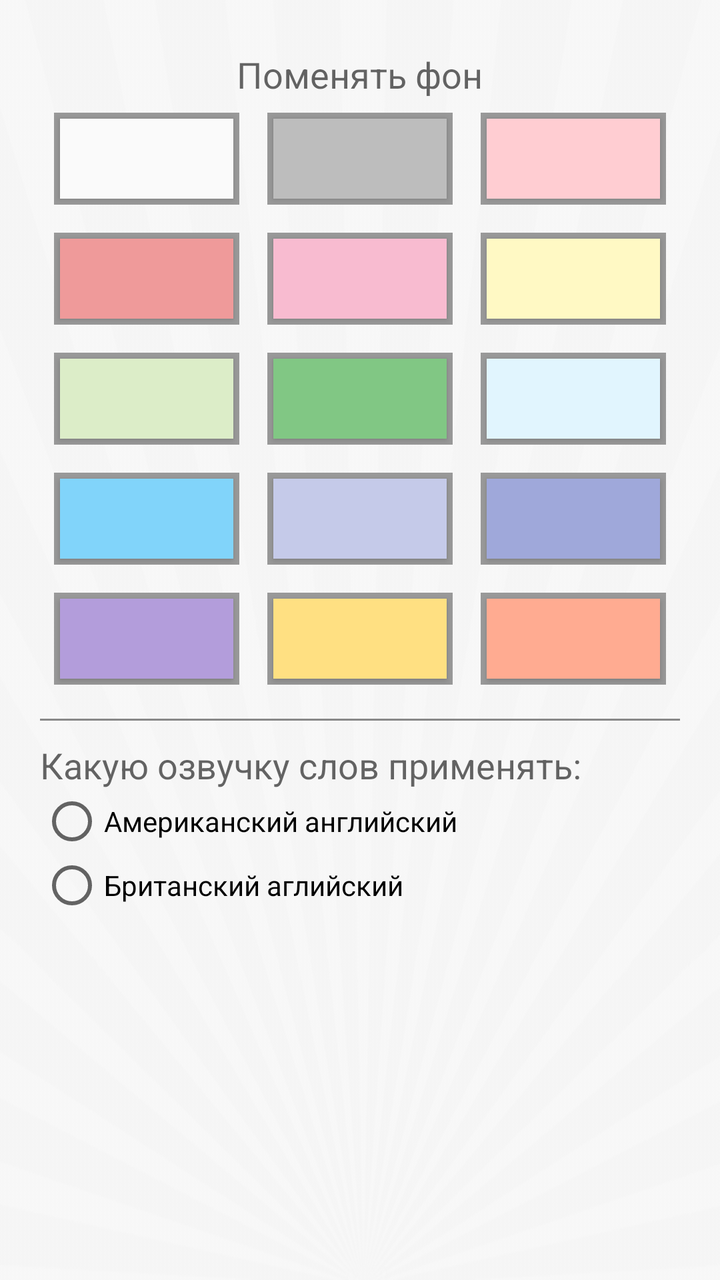
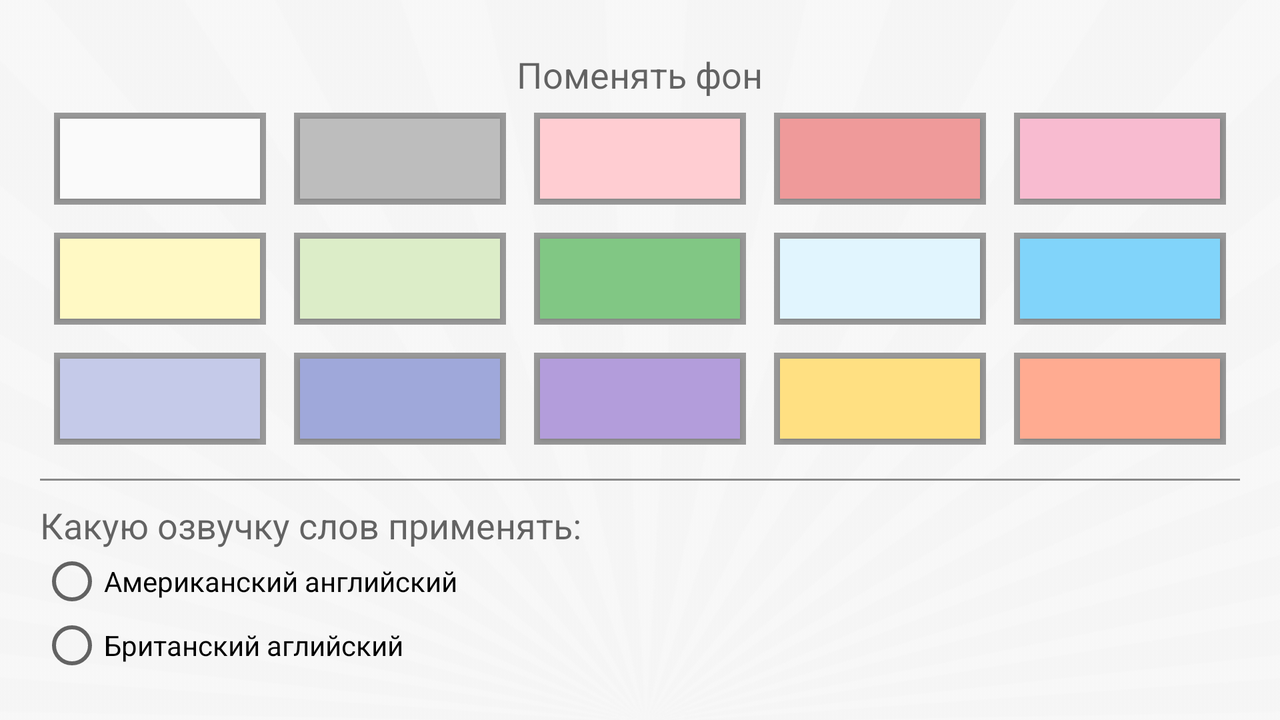

Compare how this app lays out the same screen by default and in its alternative resource folder. The renders come first, then the two layout files and the values they reference.
<!-- AndroidManifest.xml: application theme AppThemeBase1 -->
<!-- res/layout/other_setting.xml -->
<?xml version="1.0" encoding="utf-8"?>
<LinearLayout xmlns:android="http://schemas.android.com/apk/res/android"
    android:layout_width="match_parent"
    android:layout_height="match_parent"
    android:background="@drawable/bg_image"
    android:orientation="vertical"
    android:paddingTop="20dp">

    <ScrollView
        android:layout_width="match_parent"
        android:layout_height="wrap_content"
        android:background="#00000000"
        android:paddingLeft="20dp"
        android:paddingRight="20dp"
        android:paddingTop="5dp">

        <LinearLayout
            android:layout_width="match_parent"
            android:layout_height="match_parent"
            android:background="#00000000"
            android:orientation="vertical">

            <TextView
                android:id="@+id/tvBGColor"
                android:layout_width="wrap_content"
                android:layout_height="wrap_content"
                android:layout_gravity="center_horizontal"
                android:background="#00000000"
                android:text="@string/change_background"
                android:textAppearance="?android:attr/textAppearanceMedium" />

            <TableLayout
                android:id="@+id/tlBGColor"
                android:layout_width="match_parent"
                android:layout_height="wrap_content"
                android:background="#00000000">

                <TableRow android:background="#00000000">

                    <LinearLayout
                        android:layout_margin="7dp"
                        android:layout_weight="1"
                        android:background="#999999">

                        <Button
                            android:id="@+id/bBGColor1"
                            android:layout_width="match_parent"
                            android:layout_height="40dp"
                            android:layout_margin="3dp"
                            android:background="@color/colorPrimary1" />
                    </LinearLayout>

                    <LinearLayout
                        android:layout_margin="7dp"
                        android:layout_weight="1"
                        android:background="#999999">

                        <Button
                            android:id="@+id/bBGColor2"
                            android:layout_width="match_parent"
                            android:layout_height="40dp"
                            android:layout_margin="3dp"
                            android:background="@color/colorPrimary2" />
                    </LinearLayout>

                    <LinearLayout
                        android:layout_margin="7dp"
                        android:layout_weight="1"
                        android:background="#999999">

                        <Button
                            android:id="@+id/bBGColor3"
                            android:layout_width="match_parent"
                            android:layout_height="40dp"
                            android:layout_margin="3dp"
                            android:background="@color/colorPrimary3" />
                    </LinearLayout>
                </TableRow>

                <TableRow android:background="#00000000">

                    <LinearLayout
                        android:layout_margin="7dp"
                        android:layout_weight="1"
                        android:background="#999999">

                        <Button
                            android:id="@+id/bBGColor4"
                            android:layout_width="match_parent"
                            android:layout_height="40dp"
                            android:layout_margin="3dp"
                            android:background="@color/colorPrimary4" />
                    </LinearLayout>

                    <LinearLayout
                        android:layout_margin="7dp"
                        android:layout_weight="1"
                        android:background="#999999">

                        <Button
                            android:id="@+id/bBGColor5"
                            android:layout_width="match_parent"
                            android:layout_height="40dp"
                            android:layout_margin="3dp"
                            android:background="@color/colorPrimary5" />
                    </LinearLayout>

                    <LinearLayout
                        android:layout_margin="7dp"
                        android:layout_weight="1"
                        android:background="#999999">

                        <Button
                            android:id="@+id/bBGColor6"
                            android:layout_width="match_parent"
                            android:layout_height="40dp"
                            android:layout_margin="3dp"
                            android:background="@color/colorPrimary6" />
                    </LinearLayout>
                </TableRow>

                <TableRow android:background="#00000000">

                    <LinearLayout
                        android:layout_margin="7dp"
                        android:layout_weight="1"
                        android:background="#999999">

                        <Button
                            android:id="@+id/bBGColor7"
                            android:layout_width="match_parent"
                            android:layout_height="40dp"
                            android:layout_margin="3dp"
                            android:background="@color/colorPrimary7" />
                    </LinearLayout>

                    <LinearLayout
                        android:layout_margin="7dp"
                        android:layout_weight="1"
                        android:background="#999999">

                        <Button
                            android:id="@+id/bBGColor8"
                            android:layout_width="match_parent"
                            android:layout_height="40dp"
                            android:layout_margin="3dp"
                            android:background="@color/colorPrimary8" />
                    </LinearLayout>

                    <LinearLayout
                        android:layout_margin="7dp"
                        android:layout_weight="1"
                        android:background="#999999">

                        <Button
                            android:id="@+id/bBGColor9"
                            android:layout_width="match_parent"
                            android:layout_height="40dp"
                            android:layout_margin="3dp"
                            android:background="@color/colorPrimary9" />
                    </LinearLayout>
                </TableRow>

                <TableRow android:background="#00000000">

                    <LinearLayout
                        android:layout_margin="7dp"
                        android:layout_weight="1"
                        android:background="#999999">

                        <Button
                            android:id="@+id/bBGColor10"
                            android:layout_width="match_parent"
                            android:layout_height="40dp"
                            android:layout_margin="3dp"
                            android:background="@color/colorPrimary10" />
                    </LinearLayout>

                    <LinearLayout
                        android:layout_margin="7dp"
                        android:layout_weight="1"
                        android:background="#999999">

                        <Button
                            android:id="@+id/bBGColor11"
                            android:layout_width="match_parent"
                            android:layout_height="40dp"
                            android:layout_margin="3dp"
                            android:background="@color/colorPrimary11" />
                    </LinearLayout>

                    <LinearLayout
                        android:layout_margin="7dp"
                        android:layout_weight="1"
                        android:background="#999999">

                        <Button
                            android:id="@+id/bBGColor12"
                            android:layout_width="match_parent"
                            android:layout_height="40dp"
                            android:layout_margin="3dp"
                            android:background="@color/colorPrimary12" />
                    </LinearLayout>
                </TableRow>

                <TableRow android:background="#00000000">

                    <LinearLayout
                        android:layout_margin="7dp"
                        android:layout_weight="1"
                        android:background="#999999">

                        <Button
                            android:id="@+id/bBGColor13"
                            android:layout_width="match_parent"
                            android:layout_height="40dp"
                            android:layout_margin="3dp"
                            android:background="@color/colorPrimary13" />
                    </LinearLayout>

                    <LinearLayout
                        android:layout_margin="7dp"
                        android:layout_weight="1"
                        android:background="#999999">

                        <Button
                            android:id="@+id/bBGColor14"
                            android:layout_width="match_parent"
                            android:layout_height="40dp"
                            android:layout_margin="3dp"
                            android:background="@color/colorPrimary14" />
                    </LinearLayout>

                    <LinearLayout
                        android:layout_margin="7dp"
                        android:layout_weight="1"
                        android:background="#999999">

                        <Button
                            android:id="@+id/bBGColor15"
                            android:layout_width="match_parent"
                            android:layout_height="40dp"
                            android:layout_margin="3dp"
                            android:background="@color/colorPrimary15" />
                    </LinearLayout>
                </TableRow>
            </TableLayout>

            <View
                android:layout_width="fill_parent"
                android:layout_height="1dp"
                android:layout_marginBottom="10dp"
                android:layout_marginTop="10dp"
                android:background="#888888" />

            <TextView
                android:id="@+id/tvUSOrUK"
                android:layout_width="wrap_content"
                android:layout_height="wrap_content"
                android:background="#00000000"
                android:text="@string/read_words"
                android:textAppearance="?android:attr/textAppearanceMedium" />

            <RadioGroup
                android:id="@+id/rgUSOrUK"
                android:layout_width="wrap_content"
                android:layout_height="wrap_content"
                android:background="#00000000">

                <RadioButton
                    android:id="@+id/rbUS"
                    android:layout_width="wrap_content"
                    android:layout_height="wrap_content"
                    android:background="#00000000"
                    android:text="@string/us" />

                <RadioButton
                    android:id="@+id/rbUK"
                    android:layout_width="wrap_content"
                    android:layout_height="wrap_content"
                    android:background="#00000000"
                    android:text="@string/uk" />
            </RadioGroup>

        </LinearLayout>
    </ScrollView>
</LinearLayout>
<!-- resources referenced by this layout -->
<resources>
  <!-- from res/values-v14/ -->
  <color name="colorPrimary1">#FAFAFA</color>
  <!-- from res/values-v14/ -->
  <color name="colorPrimary10">#81D4FA</color>
  <!-- from res/values-v14/ -->
  <color name="colorPrimary11">#C5CAE9</color>
  <!-- from res/values-v14/ -->
  <color name="colorPrimary12">#9FA8DA</color>
  <!-- from res/values-v14/ -->
  <color name="colorPrimary13">#B39DDB</color>
  <!-- from res/values-v14/ -->
  <color name="colorPrimary14">#FFE082</color>
  <!-- from res/values-v14/ -->
  <color name="colorPrimary15">#FFAB91</color>
  <!-- from res/values-v14/ -->
  <color name="colorPrimary2">#BDBDBD</color>
  <!-- from res/values-v14/ -->
  <color name="colorPrimary3">#FFCDD2</color>
  <!-- from res/values-v14/ -->
  <color name="colorPrimary4">#EF9A9A</color>
  <!-- from res/values-v14/ -->
  <color name="colorPrimary5">#F8BBD0</color>
  <!-- from res/values-v14/ -->
  <color name="colorPrimary6">#FFF9C4</color>
  <!-- from res/values-v14/ -->
  <color name="colorPrimary7">#DCEDC8</color>
  <!-- from res/values-v14/ -->
  <color name="colorPrimary8">#81C784</color>
  <!-- from res/values-v14/ -->
  <color name="colorPrimary9">#E1F5FE</color>
  <!-- drawable bg_image: png bitmap (drawable-xxhdpi, 197007 bytes) -->
  <string name="change_background">Поменять фон</string>
  <string name="read_words">Какую озвучку слов применять:</string>
  <string name="uk">Британский аглийский</string>
  <string name="us">Американский английский</string>
  <style name="AppThemeBase1" parent="Theme.AppCompat.Light">
          <item name="windowActionBar">false</item>
          <item name="windowNoTitle">true</item>
          <item name="colorPrimary">@color/colorPrimary1</item>
          <item name="colorPrimaryDark">@color/colorPrimaryDark1</item>
          <item name="colorAccent">@color/colorAccent1</item>
          <item name="android:background">@color/colorPrimary1</item>
          <item name="actionOverflowButtonStyle">@style/Widget.ActionButton.Light.Overflow</item>
      </style>
  <!-- from res/values-v14/ -->
  <color name="colorPrimaryDark1">#BDBDBD</color>
  <!-- from res/values-v14/ -->
  <color name="colorAccent1">#1565C0</color>
  <style name="Widget.ActionButton.Light.Overflow" parent="@android:style/Widget.Holo.Light.ActionButton.Overflow">
          <item name="android:src">@drawable/ic_menu_overflow_light</item>
          <item name="android:contentDescription">@string/accessibility_overflow</item>
      </style>
  <!-- drawable ic_menu_overflow_light: png bitmap (drawable-hdpi, 405 bytes) -->
  <string name="accessibility_overflow">Фон кнопки overflow и  других кнопок в тулбаре</string>
</resources>
<!-- res/layout-land/other_setting.xml (the repository's variant of the layout above) -->
<!-- drawn on the phone turned sideways -->
<?xml version="1.0" encoding="utf-8"?>
<LinearLayout xmlns:android="http://schemas.android.com/apk/res/android"
    android:layout_width="match_parent"
    android:layout_height="match_parent"
    android:background="@drawable/bg_image"
    android:orientation="vertical"
    android:paddingTop="20dp">

    <ScrollView
        android:layout_width="match_parent"
        android:layout_height="wrap_content"
        android:background="#00000000"
        android:paddingLeft="20dp"
        android:paddingRight="20dp"
        android:paddingTop="5dp">

        <LinearLayout
            android:layout_width="match_parent"
            android:layout_height="match_parent"
            android:background="#00000000"
            android:orientation="vertical">

            <TextView
                android:id="@+id/tvBGColor"
                android:layout_width="wrap_content"
                android:layout_height="wrap_content"
                android:layout_gravity="center_horizontal"
                android:background="#00000000"
                android:text="@string/change_background"
                android:textAppearance="?android:attr/textAppearanceMedium" />

            <TableLayout
                android:id="@+id/tlBGColor"
                android:layout_width="match_parent"
                android:layout_height="wrap_content"
                android:background="#00000000">

                <TableRow android:background="#00000000">

                    <LinearLayout
                        android:layout_margin="7dp"
                        android:layout_weight="1"
                        android:background="#999999">

                        <Button
                            android:id="@+id/bBGColor1"
                            android:layout_width="match_parent"
                            android:layout_height="40dp"
                            android:layout_margin="3dp"
                            android:background="@color/colorPrimary1" />
                    </LinearLayout>

                    <LinearLayout
                        android:layout_margin="7dp"
                        android:layout_weight="1"
                        android:background="#999999">

                        <Button
                            android:id="@+id/bBGColor2"
                            android:layout_width="match_parent"
                            android:layout_height="40dp"
                            android:layout_margin="3dp"
                            android:background="@color/colorPrimary2" />
                    </LinearLayout>

                    <LinearLayout
                        android:layout_margin="7dp"
                        android:layout_weight="1"
                        android:background="#999999">

                        <Button
                            android:id="@+id/bBGColor3"
                            android:layout_width="match_parent"
                            android:layout_height="40dp"
                            android:layout_margin="3dp"
                            android:background="@color/colorPrimary3" />
                    </LinearLayout>

                    <LinearLayout
                        android:layout_margin="7dp"
                        android:layout_weight="1"
                        android:background="#999999">

                        <Button
                            android:id="@+id/bBGColor4"
                            android:layout_width="match_parent"
                            android:layout_height="40dp"
                            android:layout_margin="3dp"
                            android:background="@color/colorPrimary4" />
                    </LinearLayout>

                    <LinearLayout
                        android:layout_margin="7dp"
                        android:layout_weight="1"
                        android:background="#999999">

                        <Button
                            android:id="@+id/bBGColor5"
                            android:layout_width="match_parent"
                            android:layout_height="40dp"
                            android:layout_margin="3dp"
                            android:background="@color/colorPrimary5" />
                    </LinearLayout>
                </TableRow>

                <TableRow android:background="#00000000">

                    <LinearLayout
                        android:layout_margin="7dp"
                        android:layout_weight="1"
                        android:background="#999999">

                        <Button
                            android:id="@+id/bBGColor6"
                            android:layout_width="match_parent"
                            android:layout_height="40dp"
                            android:layout_margin="3dp"
                            android:background="@color/colorPrimary6" />
                    </LinearLayout>

                    <LinearLayout
                        android:layout_margin="7dp"
                        android:layout_weight="1"
                        android:background="#999999">

                        <Button
                            android:id="@+id/bBGColor7"
                            android:layout_width="match_parent"
                            android:layout_height="40dp"
                            android:layout_margin="3dp"
                            android:background="@color/colorPrimary7" />
                    </LinearLayout>

                    <LinearLayout
                        android:layout_margin="7dp"
                        android:layout_weight="1"
                        android:background="#999999">

                        <Button
                            android:id="@+id/bBGColor8"
                            android:layout_width="match_parent"
                            android:layout_height="40dp"
                            android:layout_margin="3dp"
                            android:background="@color/colorPrimary8" />
                    </LinearLayout>

                    <LinearLayout
                        android:layout_margin="7dp"
                        android:layout_weight="1"
                        android:background="#999999">

                        <Button
                            android:id="@+id/bBGColor9"
                            android:layout_width="match_parent"
                            android:layout_height="40dp"
                            android:layout_margin="3dp"
                            android:background="@color/colorPrimary9" />
                    </LinearLayout>

                    <LinearLayout
                        android:layout_margin="7dp"
                        android:layout_weight="1"
                        android:background="#999999">

                        <Button
                            android:id="@+id/bBGColor10"
                            android:layout_width="match_parent"
                            android:layout_height="40dp"
                            android:layout_margin="3dp"
                            android:background="@color/colorPrimary10" />
                    </LinearLayout>
                </TableRow>

                <TableRow android:background="#00000000">

                    <LinearLayout
                        android:layout_margin="7dp"
                        android:layout_weight="1"
                        android:background="#999999">

                        <Button
                            android:id="@+id/bBGColor11"
                            android:layout_width="match_parent"
                            android:layout_height="40dp"
                            android:layout_margin="3dp"
                            android:background="@color/colorPrimary11" />
                    </LinearLayout>

                    <LinearLayout
                        android:layout_margin="7dp"
                        android:layout_weight="1"
                        android:background="#999999">

                        <Button
                            android:id="@+id/bBGColor12"
                            android:layout_width="match_parent"
                            android:layout_height="40dp"
                            android:layout_margin="3dp"
                            android:background="@color/colorPrimary12" />
                    </LinearLayout>

                    <LinearLayout
                        android:layout_margin="7dp"
                        android:layout_weight="1"
                        android:background="#999999">

                        <Button
                            android:id="@+id/bBGColor13"
                            android:layout_width="match_parent"
                            android:layout_height="40dp"
                            android:layout_margin="3dp"
                            android:background="@color/colorPrimary13" />
                    </LinearLayout>

                    <LinearLayout
                        android:layout_margin="7dp"
                        android:layout_weight="1"
                        android:background="#999999">

                        <Button
                            android:id="@+id/bBGColor14"
                            android:layout_width="match_parent"
                            android:layout_height="40dp"
                            android:layout_margin="3dp"
                            android:background="@color/colorPrimary14" />
                    </LinearLayout>

                    <LinearLayout
                        android:layout_margin="7dp"
                        android:layout_weight="1"
                        android:background="#999999">

                        <Button
                            android:id="@+id/bBGColor15"
                            android:layout_width="match_parent"
                            android:layout_height="40dp"
                            android:layout_margin="3dp"
                            android:background="@color/colorPrimary15" />
                    </LinearLayout>
                </TableRow>
            </TableLayout>

            <View
                android:layout_width="fill_parent"
                android:layout_height="1dp"
                android:layout_marginBottom="10dp"
                android:layout_marginTop="10dp"
                android:background="#888888" />

            <TextView
                android:id="@+id/tvUSOrUK"
                android:layout_width="wrap_content"
                android:layout_height="wrap_content"
                android:background="#00000000"
                android:text="@string/read_words"
                android:textAppearance="?android:attr/textAppearanceMedium" />

            <RadioGroup
                android:id="@+id/rgUSOrUK"
                android:layout_width="wrap_content"
                android:layout_height="wrap_content"
                android:background="#00000000">

                <RadioButton
                    android:id="@+id/rbUS"
                    android:layout_width="wrap_content"
                    android:layout_height="wrap_content"
                    android:background="#00000000"
                    android:text="@string/us" />

                <RadioButton
                    android:id="@+id/rbUK"
                    android:layout_width="wrap_content"
                    android:layout_height="wrap_content"
                    android:background="#00000000"
                    android:text="@string/uk" />
            </RadioGroup>

        </LinearLayout>
    </ScrollView>
</LinearLayout>
